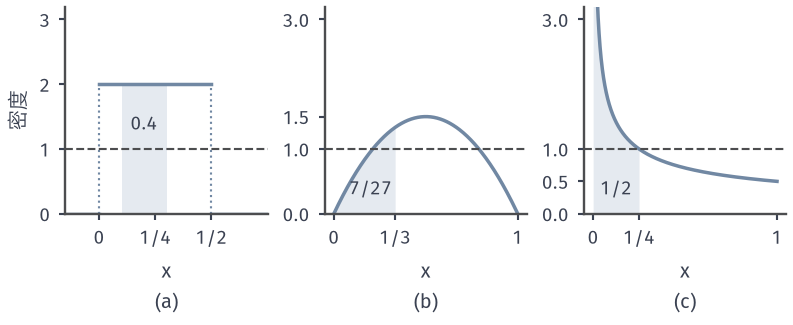

Source code (Python):
from pathlib import Path
import sys
ROOT = next(p for p in Path(__file__).resolve().parents if (p/'build.sh').is_file() and (p/'tex/book.tex').is_file())
sys.path.insert(0, str(ROOT/'figures/07-probability/01-elementary-probability/matplotlib/rvd-common'))
from rvd_common import *
# Target: density heights are not probabilities.
# (a) f=2 on (0,1/2): P(0.1<X<=0.3)=0.4. (b) f=6x(1-x) on (0,1): P(X<=1/3)=7/27. (c) f=1/(2 sqrt x) on (0,1]: P(X<=1/4)=1/2.
fig, axs = figure(width_mm=112, height_mm=46, ncols=3)
ax = axs[0]; style(ax)
ax.fill_between([.1, .3], 0, 2, color=BLUE_FILL, lw=0)
ax.plot([-.15, 0], [0, 0], color=BLUE, lw=1.4); ax.plot([0, 0], [0, 2], color=BLUE, lw=.85, ls=':')
ax.plot([0, .5], [2, 2], color=BLUE, lw=1.4); ax.plot([.5, .5], [0, 2], color=BLUE, lw=.85, ls=':')
ax.plot([.5, .75], [0, 0], color=BLUE, lw=1.4)
ax.axhline(1, color=LINE, lw=.85, ls='--')
ax.text(.2, 1.3, '0.4', ha='center', fontsize=7.5)
ax.set_xlim(-.15, .75); ax.set_ylim(0, 3.2); ax.set_xticks([0, .25, .5]); ax.set_xticklabels(['0', '1/4', '1/2']); ax.set_yticks([0, 1, 2, 3])
ax.set_ylabel('密度')
sub(ax, 'a', '$x$')
ax = axs[1]; style(ax)
x = np.linspace(0, 1, 400); f = 6*x*(1-x)
m = x <= 1/3
ax.fill_between(x[m], 0, f[m], color=BLUE_FILL, lw=0)
ax.plot(x, f, color=BLUE, lw=1.4)
ax.axhline(1, color=LINE, lw=.85, ls='--')
ax.text(.2, .3, '7/27', ha='center', fontsize=7.5)
ax.set_xlim(-.05, 1.05); ax.set_ylim(0, 3.2); ax.set_xticks([0, 1/3, 1]); ax.set_xticklabels(['0', '1/3', '1']); ax.set_yticks([0, 1, 1.5, 3])
sub(ax, 'b', '$x$')
ax = axs[2]; style(ax)
x = np.linspace(1e-4, 1, 2000); f = 1/(2*np.sqrt(x))
m = x <= .25
ax.fill_between(x[m], 0, np.minimum(f[m], 3.2), color=BLUE_FILL, lw=0)
ax.plot(x, f, color=BLUE, lw=1.4, clip_on=True)
ax.axhline(1, color=LINE, lw=.85, ls='--')
ax.text(.125, .3, '1/2', ha='center', fontsize=7.5)
ax.set_xlim(-.05, 1.05); ax.set_ylim(0, 3.2); ax.set_xticks([0, .25, 1]); ax.set_xticklabels(['0', '1/4', '1']); ax.set_yticks([0, .5, 1, 3])
sub(ax, 'c', '$x$')
save(fig, HERE(__file__), 'figure', {'a': 0.4, 'b': 7/27, 'c': 0.5})
